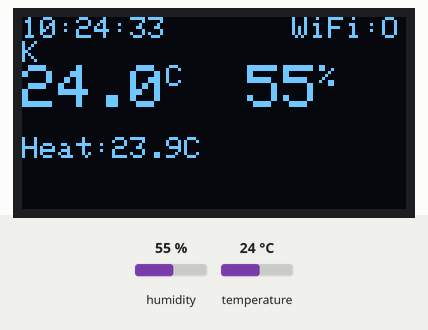
This program was run on a simulated ESP32. On the bench: 128×64 one-colour display. Inputs (shaded band) come from the test bench; at power-on: humidity 55 %, temperature 24 °C. WiFi joins after 1.5 s; servers stay silent unless stated; the local clock reads 2024-03-15 10:24:30 at power-on unless the program sets it; what the program prints to the serial monitor is not drawn.

Above: at 4.2 s.
4.3 s: humidity set to 22 %
At 7.1 s:
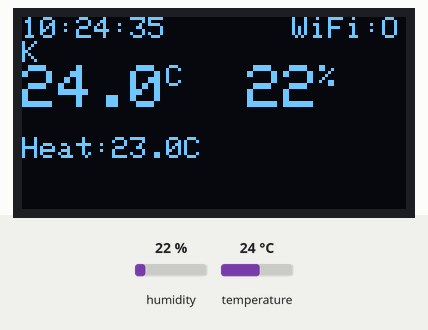
9.2 s: temperature set to 12 °C
At 10.3 s:
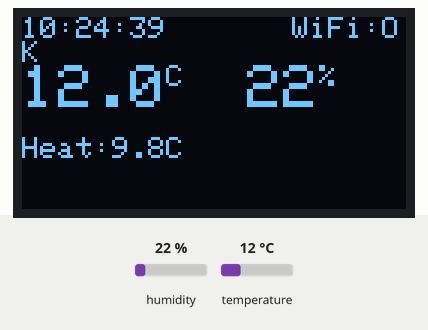
13.2 s: humidity set to 40 %
At 14.6 s:
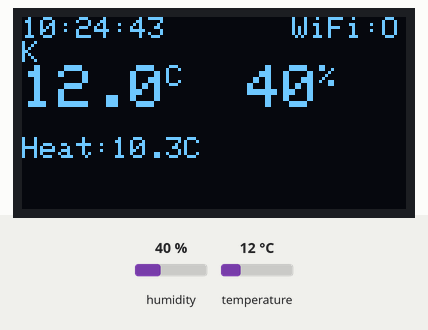
17.3 s: temperature set to 19 °C
At 19.0 s:
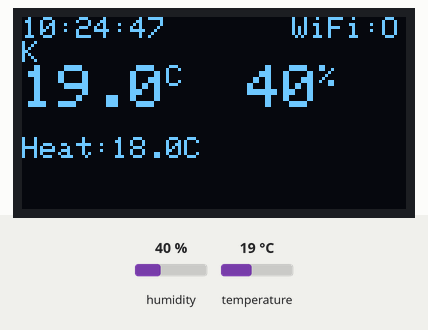
Timing chart, 0 to 20.5 s (numbered marks = the images above; inputs shaded):
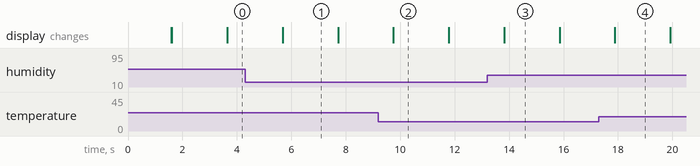

The program:

main.cpp
```cpp
/*
 * ESP32 气象站
 *
 * 功能：
 * - DHT22 温湿度传感器读取
 * - OLED 实时显示
 * - WiFi 连接 + NTP 时间同步
 * - Web 服务器查看数据
 *
 * 硬件连接：
 * - DHT22 DATA -> GPIO 4
 * - OLED SDA -> GPIO 21
 * - OLED SCL -> GPIO 22
 */

#include <Arduino.h>
#include <WiFi.h>
#include <WebServer.h>
#include <time.h>
#include <Adafruit_SSD1306.h>
#include <DHT.h>

// ========== 配置 ==========
const char* WIFI_SSID = "YOUR_WIFI_SSID";
const char* WIFI_PASSWORD = "YOUR_WIFI_PASSWORD";

// NTP 时间服务器
const char* NTP_SERVER = "pool.ntp.org";
const long GMT_OFFSET = 8 * 3600;  // 中国时区 UTC+8

// 引脚定义
#define DHT_PIN 4
#define OLED_SDA 21
#define OLED_SCL 22

// OLED 定义
#define SCREEN_WIDTH 128
#define SCREEN_HEIGHT 64
#define OLED_RESET -1
#define SCREEN_ADDRESS 0x3C

// DHT 定义
#define DHT_TYPE DHT22

// ========== 全局对象 ==========
WebServer server(80);
Adafruit_SSD1306 display(SCREEN_WIDTH, SCREEN_HEIGHT, &Wire, OLED_RESET);
DHT dht(DHT_PIN, DHT_TYPE);

// 数据缓存
float temperature = 0;
float humidity = 0;
unsigned long lastReadTime = 0;

// ========== 函数声明 ==========
void readSensorData();
void handleRoot();
void handleData();
String getHtmlPage();

// ========== 初始化 ==========
void setup() {
    Serial.begin(115200);
    Serial.println("\n=== ESP32 Weather Station ===");

    // 初始化 I2C
    Wire.begin(OLED_SDA, OLED_SCL);

    // 初始化 OLED
    Serial.print("Init OLED... ");
    if (!display.begin(SSD1306_SWITCHCAPVCC, SCREEN_ADDRESS)) {
        Serial.println("Failed");
    } else {
        Serial.println("OK");
        display.clearDisplay();
        display.setTextSize(1);
        display.setTextColor(SSD1306_WHITE);
        display.setCursor(0, 0);
        display.println("Starting...");
        display.display();
    }

    // 初始化 DHT 传感器
    Serial.print("Init DHT... ");
    dht.begin();
    Serial.println("OK");

    // 连接 WiFi
    Serial.print("Connecting WiFi... ");
    WiFi.begin(WIFI_SSID, WIFI_PASSWORD);
    int retry = 0;
    while (WiFi.status() != WL_CONNECTED && retry < 20) {
        delay(500);
        Serial.print(".");
        retry++;
    }

    if (WiFi.status() == WL_CONNECTED) {
        Serial.println("\nWiFi Connected!");
        Serial.print("IP: ");
        Serial.println(WiFi.localIP());

        // 配置 NTP 时间
        configTime(GMT_OFFSET, 0, NTP_SERVER);
        Serial.print("Sync NTP... ");
        struct tm timeinfo;
        if (getLocalTime(&timeinfo, 3000)) {
            Serial.println("OK");
        } else {
            Serial.println("Failed");
        }
    } else {
        Serial.println("\nWiFi Failed!");
    }

    // 配置 Web 服务器
    server.on("/", handleRoot);
    server.on("/data", handleData);
    server.begin();
    Serial.println("Web server started");

    // 显示欢迎信息
    display.clearDisplay();
    display.setTextSize(1);
    display.setCursor(0, 0);
    display.print("WiFi: ");
    display.println(WiFi.status() == WL_CONNECTED ? "OK" : "OFF");
    display.setCursor(0, 16);
    display.print("IP: ");
    display.println(WiFi.localIP());
    display.setCursor(0, 32);
    display.print("Port: 80");
    display.display();

    // 首次读取传感器
    readSensorData();
}

// ========== 主循环 ==========
void loop() {
    // 读取传感器数据（每 2 秒）
    if (millis() - lastReadTime >= 2000) {
        readSensorData();
    }

    // 处理 Web 请求
    server.handleClient();

    delay(100);
}

// ========== 函数实现 ==========
void readSensorData() {
    float t = dht.readTemperature();
    float h = dht.readHumidity();

    if (!isnan(t)) temperature = t;
    if (!isnan(h)) humidity = h;

    lastReadTime = millis();

    Serial.printf("Temp: %.1fC, Humidity: %.1f%%\n", temperature, humidity);

    // 更新 OLED 显示
    display.clearDisplay();
    display.setTextSize(1);
    display.setCursor(0, 0);

    // 显示时间
    struct tm timeinfo;
    if (getLocalTime(&timeinfo, 100)) {
        char timeStr[20];
        strftime(timeStr, 20, "%H:%M:%S", &timeinfo);
        display.print(timeStr);
    }

    display.setCursor(90, 0);
    display.print("WiFi:");
    display.println(WiFi.status() == WL_CONNECTED ? "OK" : "OFF");

    // 显示温湿度
    display.setTextSize(2);
    display.setCursor(0, 16);
    display.printf("%.1f", temperature);
    display.setTextSize(1);
    display.print("C");

    display.setTextSize(2);
    display.setCursor(75, 16);
    display.printf("%.0f", humidity);
    display.setTextSize(1);
    display.print("%");

    // 显示体感温度
    float heatIndex = dht.computeHeatIndex(temperature, humidity, false);
    display.setCursor(0, 40);
    display.setTextSize(1);
    display.print("Heat:");
    display.printf("%.1f", heatIndex);
    display.print("C");

    display.display();
}

String getHtmlPage() {
    String html = "<!DOCTYPE html><html><head>";
    html += "<meta charset='UTF-8'>";
    html += "<meta name='viewport' content='width=device-width, initial-scale=1'>";
    html += "<title>ESP32 Weather Station</title>";
    html += "<style>";
    html += "body{font-family:Arial,sans-serif;text-align:center;padding:20px;background:#f0f8ff}";
    html += "h1{color:#333}";
    html += ".card{background:#fff;border-radius:10px;padding:20px;margin:10px;display:inline-block;min-width:150px;box-shadow:0 2px 5px rgba(0,0,0,0.1)}";
    html += ".value{font-size:2.5em;color:#2196F3;font-weight:bold}";
    html += ".label{color:#666;margin-top:5px}";
    html += ".time{color:#999;margin-top:20px}";
    html += "button{background:#2196F3;color:#fff;border:none;padding:10px 20px;border-radius:5px;cursor:pointer;font-size:1em}";
    html += "button:hover{background:#1976D2}";
    html += "</style></head><body>";
    html += "<h1>ESP32 Weather Station</h1>";
    html += "<div class='card'><div class='value'>%TEMP% C</div><div class='label'>Temperature</div></div>";
    html += "<div class='card'><div class='value'>%HUM%%</div><div class='label'>Humidity</div></div>";
    html += "<div class='card'><div class='value'>%HEAT% C</div><div class='label'>Heat Index</div></div>";
    html += "<div class='time'>Time: %TIME%</div>";
    html += "<div><button onclick='location.reload()'>Refresh</button></div>";
    html += "</body></html>";
    return html;
}

void handleRoot() {
    String html = getHtmlPage();

    // 计算体感温度
    float heatIndex = dht.computeHeatIndex(temperature, humidity, false);

    // 替换占位符
    html.replace("%TEMP%", String(temperature, 1));
    html.replace("%HUM%", String(humidity, 1));
    html.replace("%HEAT%", String(heatIndex, 1));

    // 显示时间
    struct tm timeinfo;
    String timeStr = "N/A";
    if (getLocalTime(&timeinfo, 100)) {
        char buf[20];
        strftime(buf, 20, "%Y-%m-%d %H:%M:%S", &timeinfo);
        timeStr = String(buf);
    }
    html.replace("%TIME%", timeStr);

    server.send(200, "text/html", html);
}

void handleData() {
    // JSON API
    float heatIndex = dht.computeHeatIndex(temperature, humidity, false);

    struct tm timeinfo;
    String timeStr = "N/A";
    if (getLocalTime(&timeinfo, 100)) {
        char buf[20];
        strftime(buf, 20, "%Y-%m-%d %H:%M:%S", &timeinfo);
        timeStr = String(buf);
    }

    String json = "{";
    json += "\"temperature\":" + String(temperature, 1) + ",";
    json += "\"humidity\":" + String(humidity, 1) + ",";
    json += "\"heatindex\":" + String(heatIndex, 1) + ",";
    json += "\"time\":\"" + timeStr + "\"";
    json += "}";

    server.send(200, "application/json", json);
}
```

Measured:
- what the display in image 1 shows lasts 2.0 s, from 5.7 s to 7.7 s
